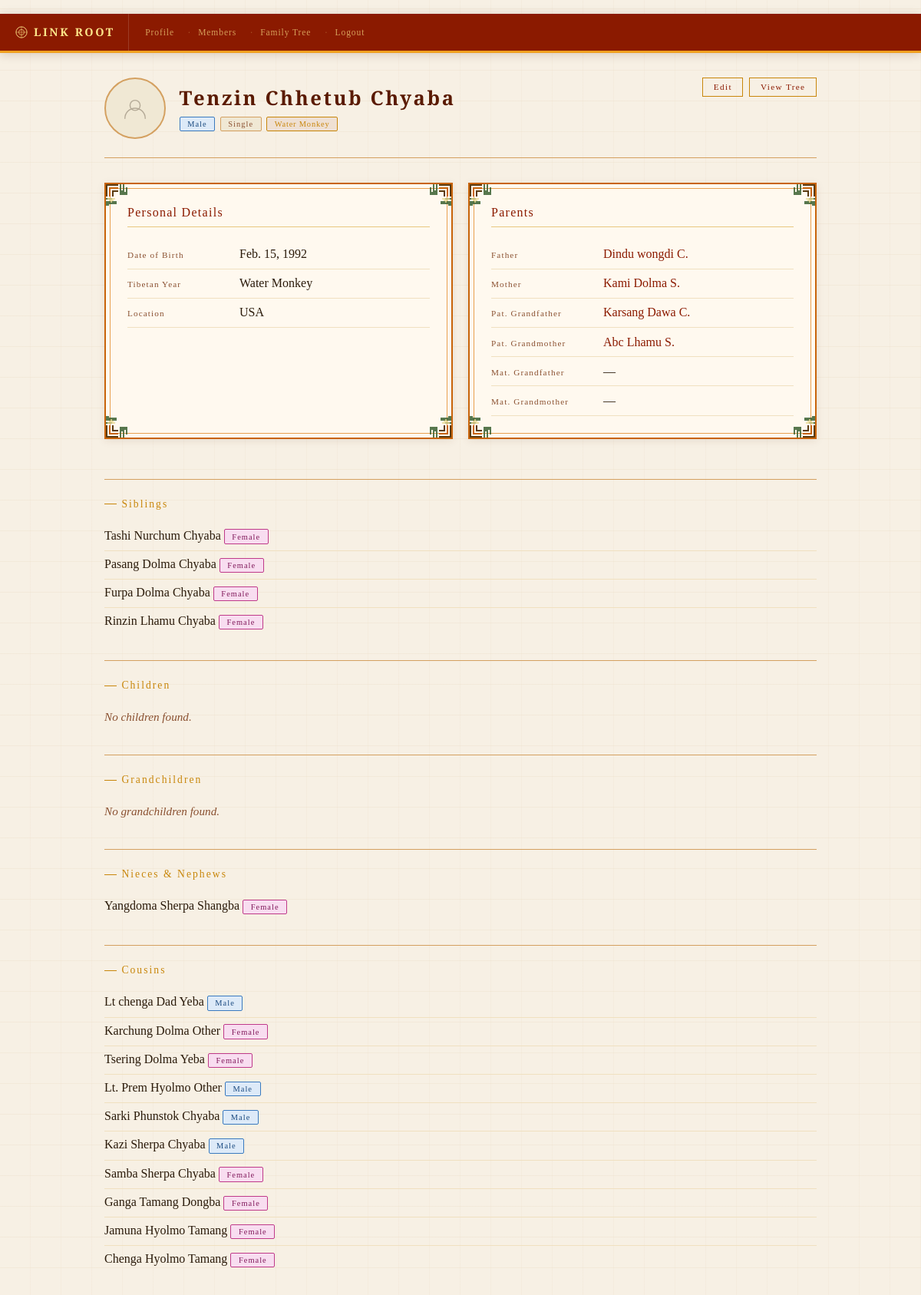
Page /accounts/family/1/ (signed in) on the committed database.
### accounts/models.py (models this page shows)
class FamilyMember(models.Model):
    user           = models.ForeignKey(User, on_delete=models.CASCADE, null=True, blank=True)
    first_name     = models.CharField(max_length=100)
    middle_name    = models.CharField(max_length=100, blank=True)
    last_name      = models.CharField(max_length=100)
    gender         = models.CharField(max_length=1, choices=GENDER_CHOICES, null=True, blank=True)
    marital_status = models.CharField(max_length=10, choices=MARITAL_STATUS, default='Single')
    date_of_birth  = models.DateField(null=True, blank=True)
    date_of_death  = models.DateField(null=True, blank=True)   # ← new
    address        = models.TextField(blank=True)
    photo          = models.ImageField(upload_to='members/', blank=True, null=True)
    phone          = models.CharField(max_length=30, blank=True)
    facebook       = models.CharField(max_length=200, blank=True)
    instagram      = models.CharField(max_length=200, blank=True)
    father = models.ForeignKey(
        'self', null=True, blank=True,
        on_delete=models.SET_NULL,
        related_name='children_of_father'
    )
    mother = models.ForeignKey(
        'self', null=True, blank=True,
        on_delete=models.SET_NULL,
        related_name='children_of_mother'
    )
    spouse = models.ForeignKey(
        'self', null=True, blank=True,
        on_delete=models.SET_NULL,
        related_name='married_to'
    )
    @property
    def is_deceased(self):
        return self.date_of_death is not None
    @property
    def tibetan_year(self):
        if self.date_of_birth:
            return get_tibetan_year(self.date_of_birth.year)
        return ''
    def get_children(self):
        from itertools import chain
        return list(chain(
            self.children_of_father.all(),
            self.children_of_mother.all()
        ))
    def __str__(self):
        if self.middle_name:
            return f"{self.first_name} {self.middle_name} {self.last_name[0]}."
        return f"{self.first_name} {self.last_name[0]}."

### accounts/views.py (the view)
# urls.py: path('family/<int:pk>/', views.family_detail, name='family_detail'),
@login_required
def family_detail(request, pk):
    member = get_object_or_404(FamilyMember, pk=pk)
    children = member.get_children()
    siblings = FamilyMember.objects.none()
    if member.father:
        siblings = siblings | FamilyMember.objects.filter(father=member.father).exclude(pk=pk)
    if member.mother:
        siblings = siblings | FamilyMember.objects.filter(mother=member.mother).exclude(pk=pk)
    siblings = siblings.distinct()
    cousins = FamilyMember.objects.none()
    parent_siblings = FamilyMember.objects.none()
    if member.father:
        if member.father.father:
            parent_siblings = parent_siblings | FamilyMember.objects.filter(
                father=member.father.father
            ).exclude(pk=member.father.pk)
        if member.father.mother:
            parent_siblings = parent_siblings | FamilyMember.objects.filter(
                mother=member.father.mother
            ).exclude(pk=member.father.pk)
    if member.mother:
        if member.mother.father:
            parent_siblings = parent_siblings | FamilyMember.objects.filter(
                father=member.mother.father
            ).exclude(pk=member.mother.pk)
        if member.mother.mother:
            parent_siblings = parent_siblings | FamilyMember.objects.filter(
                mother=member.mother.mother
            ).exclude(pk=member.mother.pk)
    parent_siblings = parent_siblings.distinct()
    for aunt_uncle in parent_siblings:
        cousins = cousins | FamilyMember.objects.filter(
            father=aunt_uncle
        ) | FamilyMember.objects.filter(
            mother=aunt_uncle
        )
    cousins = cousins.distinct().exclude(pk=pk)
    nieces_nephews = FamilyMember.objects.none()
    for sibling in siblings:
        nieces_nephews = nieces_nephews | FamilyMember.objects.filter(
            father=sibling
        ) | FamilyMember.objects.filter(
            mother=sibling
        )
    nieces_nephews = nieces_nephews.distinct()
    grandchildren = FamilyMember.objects.none()
    for child in children:
        for grandchild in child.get_children():
            grandchildren = grandchildren | FamilyMember.objects.filter(pk=grandchild.pk)
    grandchildren = grandchildren.distinct()
    return render(request, 'accounts/family_detail.html', {
        'member': member,
        'siblings': siblings,
        'children': children,
        'cousins': cousins,
        'nieces_nephews': nieces_nephews,
        'grandchildren': grandchildren,
    })

### accounts/templates/accounts/family_detail.html (shortened to what this page needs)
﻿{% extends 'accounts/base.html' %}
{% block content %}
<div class="main">
  <div class="page-header" style="display:flex; justify-content:space-between; align-items:flex-start; flex-wrap:wrap; gap:0.75rem;">
    <div style="display:flex; align-items:center; gap:1.1rem;">
      {% if member.photo %}
        <img src="{{ member.photo.url }}" alt="{{ member.first_name }}"
          style="width:80px; height:80px; border-radius:50%; object-fit:cover; border:2px solid {% if member.is_deceased %}#888{% else %}#c8860a{% endif %}; flex-shrink:0; display:block;
          {% if member.is_deceased %}filter:grayscale(60%);{% endif %}" />
      {% else %}
        <div style="width:80px; height:80px; border-radius:50%; background:var(--surface2); border:2px solid {% if member.is_deceased %}#aaa{% else %}var(--border){% endif %}; flex-shrink:0; display:flex; align-items:center; justify-content:center;">
          <svg width="34" height="34" viewBox="0 0 36 36" fill="none" style="opacity:0.3;">
            <circle cx="18" cy="14" r="7" stroke="currentColor" stroke-width="1.5"/>
            <path d="M4 32c0-7.732 6.268-14 14-14s14 6.268 14 14" stroke="currentColor" stroke-width="1.5" stroke-linecap="round"/>
          </svg>
        </div>
      {% endif %}
      <div>
        <div class="page-title" style="{% if member.is_deceased %}color:#5a5040;{% endif %}">
          {{ member.first_name }} {{ member.middle_name }} {{ member.last_name }}
        </div>
        <div style="margin-top:0.4rem; display:flex; gap:0.4rem; flex-wrap:wrap; align-items:center;">
          {% if member.gender == 'M' %}<span class="badge badge-male">Male</span>
          {% elif member.gender == 'F' %}<span class="badge badge-female">Female</span>{% endif %}
          {% if member.marital_status == 'Married' %}<span class="badge badge-married">Married</span>
          {% else %}<span class="badge badge-single">Single</span>{% endif %}
          {% if member.tibetan_year %}
            <span style="display:inline-block; padding:0.2rem 0.6rem; font-family:'Cinzel',serif; font-size:0.65rem; letter-spacing:0.08em; border-radius:2px; background:rgba(139,26,0,0.07); border:1px solid var(--gold-dim); color:var(--gold-dim);">{{ member.tibetan_year }}</span>
          {% endif %}
        </div>
      </div>
    </div>
    <div style="display:flex; gap:0.5rem; flex-wrap:wrap;">
      <a href="{% url 'edit_member' member.pk %}" class="btn btn-sm">Edit</a>
      <a href="{% url 'visual_tree' %}" class="btn btn-sm">View Tree</a>
    </div>
  </div>
  <div class="grid-2">
    <div class="card-rug">
      <div class="card-title">Personal Details</div>
      <div class="detail-row">
        <span class="detail-label">Date of Birth</span>
        <span class="detail-value">{{ member.date_of_birth|default:"—" }}</span>
      </div>
      {% if member.tibetan_year %}
      <div class="detail-row">
        <span class="detail-label">Tibetan Year</span>
        <span class="detail-value">{{ member.tibetan_year }}</span>
      </div>
      {% endif %}
      <div class="detail-row">
        <span class="detail-label">Location</span>
        <span class="detail-value">{{ member.address|default:"—" }}</span>
      </div>
    </div>
    <div class="card-rug">
      <div class="card-title">Parents</div>
      <div class="detail-row">
        <span class="detail-label">Father</span>
        <span class="detail-value">
          {% if member.father %}
            <a href="{% url 'family_detail' member.father.pk %}" class="text-link">
              {{ member.father }}{% if member.father.is_deceased %} †{% endif %}
            </a>
          {% else %}—{% endif %}
        </span>
      </div>
      <div class="detail-row">
        <span class="detail-label">Mother</span>
        <span class="detail-value">
          {% if member.mother %}
            <a href="{% url 'family_detail' member.mother.pk %}" class="text-link">
              {{ member.mother }}{% if member.mother.is_deceased %} †{% endif %}
            </a>
          {% else %}—{% endif %}
        </span>
      </div>
      <div class="detail-row">
        <span class="detail-label">Pat. Grandfather</span>
        <span class="detail-value">
          {% if member.father.father %}
            <a href="{% url 'family_detail' member.father.father.pk %}" class="text-link">
              {{ member.father.father }}{% if member.father.father.is_deceased %} †{% endif %}
            </a>
          {% else %}—{% endif %}
        </span>
      </div>
      <div class="detail-row">
        <span class="detail-label">Pat. Grandmother</span>
        <span class="detail-value">
          {% if member.father.mother %}
            <a href="{% url 'family_detail' member.father.mother.pk %}" class="text-link">
              {{ member.father.mother }}{% if member.father.mother.is_deceased %} †{% endif %}
            </a>
          {% else %}—{% endif %}
        </span>
      </div>
      <div class="detail-row">
        <span class="detail-label">Mat. Grandfather</span>
        <span class="detail-value">
          {% if member.mother.father %}
            <a href="{% url 'family_detail' member.mother.father.pk %}" class="text-link">
              {{ member.mother.father }}{% if member.mother.father.is_deceased %} †{% endif %}
            </a>
          {% else %}—{% endif %}
        </span>
      </div>
      <div class="detail-row">
        <span class="detail-label">Mat. Grandmother</span>
        <span class="detail-value">
          {% if member.mother.mother %}
            <a href="{% url 'family_detail' member.mother.mother.pk %}" class="text-link">
              {{ member.mother.mother }}{% if member.mother.mother.is_deceased %} †{% endif %}
            </a>
          {% else %}—{% endif %}
        </span>
      </div>
    </div>
  </div>
  <div class="section">
    <div class="section-title">Siblings</div>
    {% if siblings %}
    <ul class="member-list">
      {% for sibling in siblings %}
      <li>
        <a href="{% url 'family_detail' sibling.pk %}" class="text-link">
          {{ sibling.first_name }} {{ sibling.middle_name }} {{ sibling.last_name }}
        </a>
        {% if sibling.gender == 'M' %}<span class="badge badge-male">Male</span>
        {% elif sibling.gender == 'F' %}<span class="badge badge-female">Female</span>{% endif %}
      </li>
      {% endfor %}
    </ul>
    {% else %}<p class="empty">No siblings found.</p>{% endif %}
  </div>
  <div class="section">
    <div class="section-title">Children</div>
    {% if children %}
    <ul class="member-list">
      {% for child in children %}
      <li>
        <a href="{% url 'family_detail' child.pk %}" class="text-link">
          {{ child.first_name }} {{ child.middle_name }} {{ child.last_name }}
          {% if child.is_deceased %}†{% endif %}
        </a>
        {% if child.gender == 'M' %}<span class="badge badge-male">Male</span>
        {% elif child.gender == 'F' %}<span class="badge badge-female">Female</span>{% endif %}
      </li>
      {% endfor %}
    </ul>
    {% else %}<p class="empty">No children found.</p>{% endif %}
  </div>
  <div class="section">
    <div class="section-title">Grandchildren</div>
    {% if grandchildren %}
    <ul class="member-list">
      {% for gc in grandchildren %}
      <li>
        <a href="{% url 'family_detail' gc.pk %}" class="text-link">
          {{ gc.first_name }} {{ gc.middle_name }} {{ gc.last_name }}
          {% if gc.is_deceased %}†{% endif %}
        </a>
        {% if gc.gender == 'M' %}<span class="badge badge-male">Male</span>
        {% elif gc.gender == 'F' %}<span class="badge badge-female">Female</span>{% endif %}
      </li>
      {% endfor %}
    </ul>
    {% else %}<p class="empty">No grandchildren found.</p>{% endif %}
  </div>
  <div class="section">
    <div class="section-title">Nieces &amp; Nephews</div>
    {% if nieces_nephews %}
    <ul class="member-list">
      {% for nn in nieces_nephews %}
      <li>
        <a href="{% url 'family_detail' nn.pk %}" class="text-link">
          {{ nn.first_name }} {{ nn.middle_name }} {{ nn.last_name }}
        </a>
        {% if nn.gender == 'M' %}<span class="badge badge-male">Male</span>
        {% elif nn.gender == 'F' %}<span class="badge badge-female">Female</span>{% endif %}
      </li>
      {% endfor %}
    </ul>
    {% else %}<p class="empty">No nieces or nephews found.</p>{% endif %}
  </div>
  <div class="section">
    <div class="section-title">Cousins</div>
    {% if cousins %}
    <ul class="member-list">
      {% for cousin in cousins %}
      <li>
        <a href="{% url 'family_detail' cousin.pk %}" class="text-link">
          {{ cousin.first_name }} {{ cousin.middle_name }} {{ cousin.last_name }}
        </a>
        {% if cousin.gender == 'M' %}<span class="badge badge-male">Male</span>
        {% elif cousin.gender == 'F' %}<span class="badge badge-female">Female</span>{% endif %}
      </li>
      {% endfor %}
    </ul>
    {% else %}<p class="empty">No cousins found.</p>{% endif %}
  </div>
</div>
{% endblock %}

### rows in the picture
FamilyMember: first_name "Tenzin", middle_name "Chhetub", last_name "Chyaba", tibetan_year "Water Monkey", date_of_birth "Feb. 15, 1992", address "USA", father "Dindu wongdi C.", mother "Kami Dolma S.", father.father "Karsang Dawa C.", father.mother "Abc Lhamu S."
FamilyMember: first_name "Tashi", middle_name "Nurchum", last_name "Chyaba", gender "Female"
FamilyMember: first_name "Pasang", middle_name "Dolma", last_name "Chyaba", gender "Female"
FamilyMember: first_name "Furpa", middle_name "Dolma", last_name "Chyaba", gender "Female"
FamilyMember: first_name "Rinzin", middle_name "Lhamu", last_name "Chyaba", gender "Female"
FamilyMember: first_name "Yangdoma", middle_name "Sherpa", last_name "Shangba", gender "Female"
FamilyMember: first_name "Lt chenga", middle_name "Dad", last_name "Yeba", gender "Male"
FamilyMember: first_name "Karchung", middle_name "Dolma", last_name "Other", gender "Female"
FamilyMember: first_name "Tsering", middle_name "Dolma", last_name "Yeba", gender "Female"
FamilyMember: first_name "Lt. Prem", middle_name "Hyolmo", last_name "Other", gender "Male"
FamilyMember: first_name "Sarki", middle_name "Phunstok", last_name "Chyaba", gender "Male"
FamilyMember: first_name "Kazi", middle_name "Sherpa", last_name "Chyaba", gender "Male"
FamilyMember: first_name "Samba", middle_name "Sherpa", last_name "Chyaba", gender "Female"
FamilyMember: first_name "Ganga", middle_name "Tamang", last_name "Dongba", gender "Female"
FamilyMember: first_name "Jamuna", middle_name "Hyolmo", last_name "Tamang", gender "Female"
FamilyMember: first_name "Chenga", middle_name "Hyolmo", last_name "Tamang", gender "Female"
